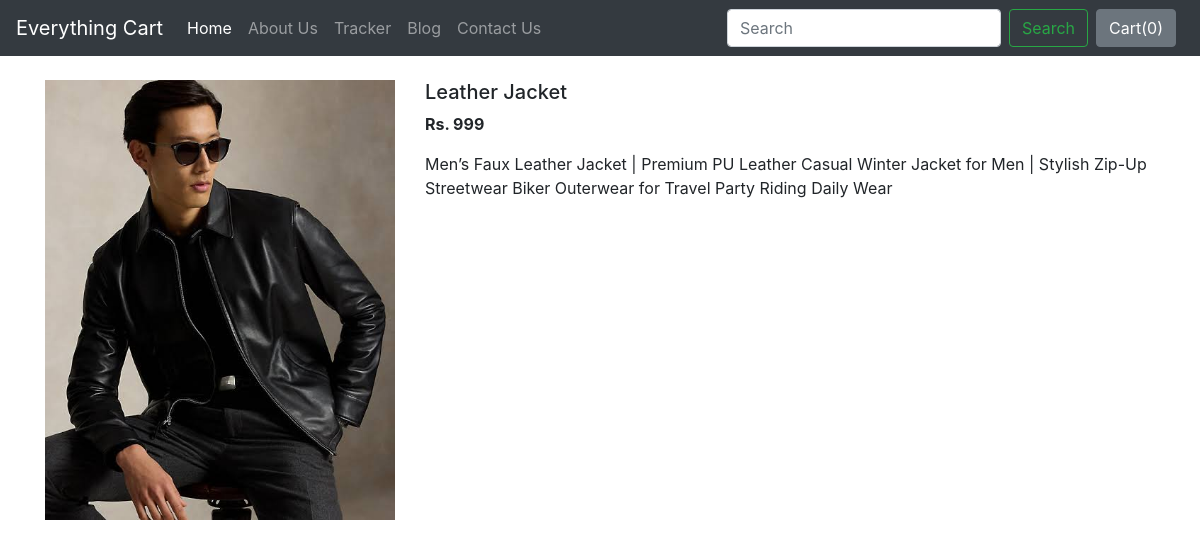
/shop/products/18, run on the app's committed database.
### shop/models.py (models this page shows, shortened)
class Product(models.Model):
    product_id = models.AutoField
    product_name = models.CharField(max_length=50)
    category = models.CharField(max_length=50, default="")
    subcategory = models.CharField(max_length=50, default="")
    price = models.IntegerField(default=0)
    desc = models.CharField(max_length=300)
    pub_date = models.DateField()
    image = models.ImageField(upload_to='shop/images', default="")

### shop/views.py (the view)
# urls.py: path("products/<int:myid>", views.productView, name="ProductView"),
def productView(request, myid):
    product = Product.objects.filter(id=myid)
    return render(request, 'shop/prodView.html', {'product':product[0]})

### shop/templates/shop/prodView.html (shortened to what this page needs)
{% extends 'shop/basic.html' %}
{% block body %}
<div class="container my-4">
    <div class="row align-items-start">
        <div class="col-md-4">
            <img src="/media/{{product.image}}"
                 class="img-fluid"
                 alt="{{product.product_name}}">
        </div>
        <div class="col-md-8">
            <h5>{{product.product_name}}</h5>
            <p><b>Rs. {{product.price}}</b></p>
            <p>{{product.desc}}</p>
        </div>
    </div>
</div>
{% endblock %}

### data on the page
Product: image (picture), product_name "Leather Jacket", price "999", desc "Men’s Faux Leather Jacket | Premium PU Leather Casual Winter Jacket for Men | Stylish Zip-Up Streetwear Biker Outerwear for Travel Party Riding Daily Wear"
